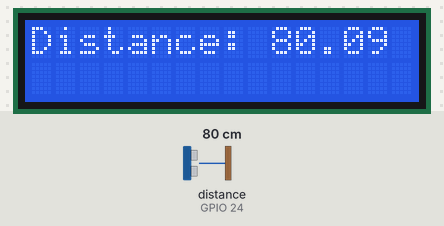
The program below on a simulated Raspberry Pi (BCM pin numbers). Parts: 16×2 character LCD. The inputs (shaded band) are chosen by the test bench; at power-on: distance to the obstacle (sensor on GPIO 24) 80 cm. The echo pulse lasts 58.3 µs per cm; the clock reads 2024-03-15 10:24:30 at power-on unless the program sets it; what the program prints to the terminal is not drawn.

Above: at 3.2 s.
3.3 s: distance to the obstacle (sensor on GPIO 24) set to 2 cm
At 4.9 s:
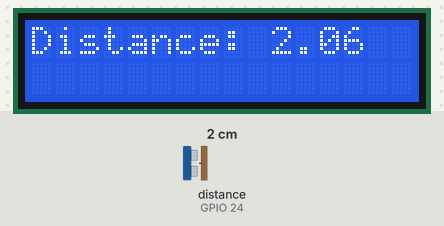
6.6 s: distance to the obstacle (sensor on GPIO 24) set to 4 cm
At 7.9 s:
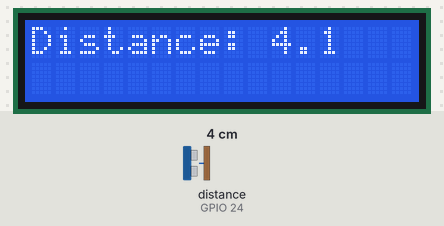
9.8 s: distance to the obstacle (sensor on GPIO 24) set to 9 cm
At 11.2 s:
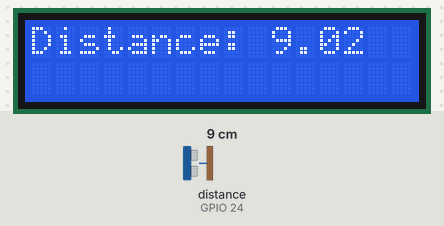
Timing chart, 0 to 12.8 s (numbered marks = the images above; inputs shaded):
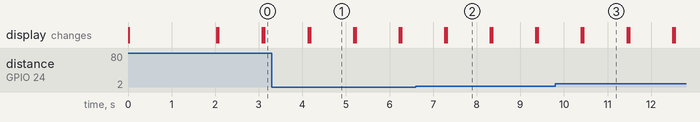

Measured:
- after the input at 3.3 s, the display: first differs from a run without the input after 0.88 s (image 1)
- after the input at 6.6 s, the display: first differs from a run without the input after 0.71 s (image 2)
- after the input at 9.8 s, the display: first differs from a run without the input after 0.65 s (image 3)
- what the display in image 1 shows lasts 1.0 s, from 4.2 s to 5.2 s

The program:

ultrasonic.py
```python
import RPi.GPIO as GPIO
import time

# Define GPIO pins for Ultrasonic Sensor
TRIG = 23
ECHO = 24

# Define GPIO pins for LCD
LCD_RS = 7
LCD_E = 8
LCD_D4 = 25
LCD_D5 = 12
LCD_D6 = 16
LCD_D7 = 20

# Define LCD constants
LCD_WIDTH = 16  # Max characters per line
LCD_CHR = True  # Sending data
LCD_CMD = False  # Sending command

# Timing constants for LCD
E_PULSE = 0.0005
E_DELAY = 0.0005

# GPIO setup
GPIO.setmode(GPIO.BCM)
GPIO.setup(TRIG, GPIO.OUT)
GPIO.setup(ECHO, GPIO.IN)

GPIO.setup(LCD_RS, GPIO.OUT)
GPIO.setup(LCD_E, GPIO.OUT)
GPIO.setup(LCD_D4, GPIO.OUT)
GPIO.setup(LCD_D5, GPIO.OUT)
GPIO.setup(LCD_D6, GPIO.OUT)
GPIO.setup(LCD_D7, GPIO.OUT)

# Function to send byte to data pins (LCD)
def lcd_send_byte(bits, mode):
    # mode = True for data, False for command
    GPIO.output(LCD_RS, mode)

    # High bits
    GPIO.output(LCD_D4, bool(bits & 0x10))
    GPIO.output(LCD_D5, bool(bits & 0x20))
    GPIO.output(LCD_D6, bool(bits & 0x40))
    GPIO.output(LCD_D7, bool(bits & 0x80))

    # Toggle 'Enable' pin
    lcd_toggle_enable()

    # Low bits
    GPIO.output(LCD_D4, bool(bits & 0x01))
    GPIO.output(LCD_D5, bool(bits & 0x02))
    GPIO.output(LCD_D6, bool(bits & 0x04))
    GPIO.output(LCD_D7, bool(bits & 0x08))

    # Toggle 'Enable' pin
    lcd_toggle_enable()

def lcd_toggle_enable():
    time.sleep(E_DELAY)
    GPIO.output(LCD_E, True)
    time.sleep(E_PULSE)
    GPIO.output(LCD_E, False)
    time.sleep(E_DELAY)

# Initialize LCD display
def lcd_init():
    lcd_send_byte(0x33, LCD_CMD)  # 110011 Initialize
    lcd_send_byte(0x32, LCD_CMD)  # 110010 Initialize
    lcd_send_byte(0x28, LCD_CMD)  # 101000 4-bit mode, 2-line, 5x8 font
    lcd_send_byte(0x0C, LCD_CMD)  # 001100 Display on, cursor off, blink off
    lcd_send_byte(0x06, LCD_CMD)  # 000110 Entry mode, move right, no shift
    lcd_send_byte(0x01, LCD_CMD)  # 000001 Clear display
    time.sleep(E_DELAY)

# Main program
try:
    # Initialize LCD
    lcd_init()

    # Set up the ultrasonic sensor
    GPIO.output(TRIG, False)
    print("Waiting for sensor to settle")
    time.sleep(2)

    # Loop to read sensor and display on LCD
    while True:
        # Send ultrasonic pulse
        GPIO.output(TRIG, True)
        time.sleep(0.00001)
        GPIO.output(TRIG, False)

        # Wait for echo response
        while GPIO.input(ECHO) == 0:
            pulse_start = time.time()
        while GPIO.input(ECHO) == 1:
            pulse_end = time.time()

        # Calculate distance
        pulse_duration = pulse_end - pulse_start
        distance = pulse_duration * 17150
        distance = round(distance, 2)

        # Display distance on LCD
        lcd_send_byte(0x01, LCD_CMD)  # Clear display
        lcd_send_byte(ord('D'), LCD_CHR)
        lcd_send_byte(ord('i'), LCD_CHR)
        lcd_send_byte(ord('s'), LCD_CHR)
        lcd_send_byte(ord('t'), LCD_CHR)
        lcd_send_byte(ord('a'), LCD_CHR)
        lcd_send_byte(ord('n'), LCD_CHR)
        lcd_send_byte(ord('c'), LCD_CHR)
        lcd_send_byte(ord('e'), LCD_CHR)
        lcd_send_byte(ord(':'), LCD_CHR)
        lcd_send_byte(ord(' '), LCD_CHR)

        # Convert distance to string and display it
        for char in str(distance):
            lcd_send_byte(ord(char), LCD_CHR)

        # Pause for a moment
        time.sleep(1)

except KeyboardInterrupt:
    print("Measurement stopped by user")
    GPIO.cleanup()
```
